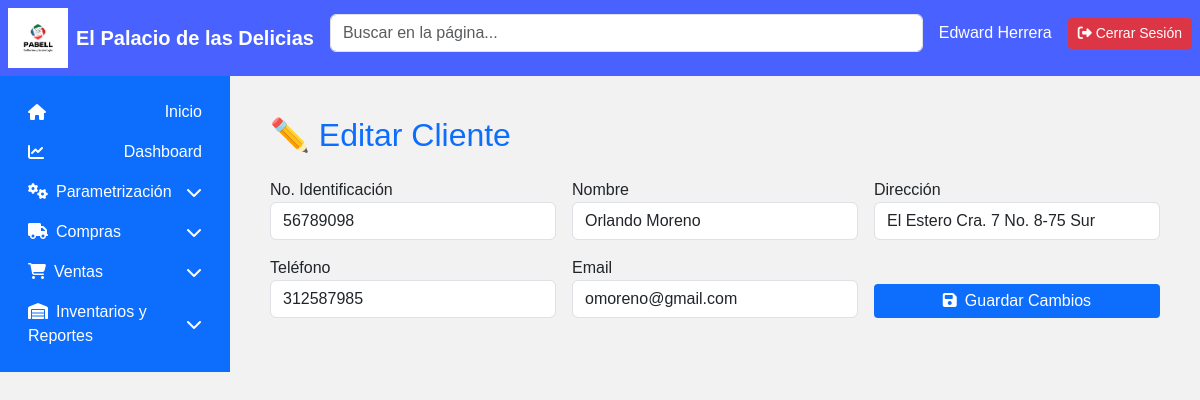
/modulos/ventas/crud_cliente/editar_cliente.php?id=1 (signed in), run on the app's committed database.
### tables this page shows
CREATE TABLE `cliente` (
  `Id_cliente` int(11) NOT NULL,
  `No_NIT` int(11) NOT NULL,
  `Nombre_Cliente` varchar(45) NOT NULL,
  `Direccion` varchar(45) NOT NULL,
  `No_Telefono` int(11) NOT NULL,
  `Email` varchar(100) NOT NULL
);

### modulos/ventas/crud_cliente/editar_cliente.php (the view, shortened to what this page needs)
<?php
require_once __DIR__ . "/../../../public/html/encabezado.php";
include(__DIR__ . "/../../../app/db/conexion.php");
$id = isset($_GET['id']) ? intval($_GET['id']) : 0;
$res = mysqli_query($conexion, "SELECT * FROM cliente WHERE Id_cliente = $id");
$cliente = mysqli_fetch_assoc($res);
?>
<main class="container p-4">
    <h2 class="mb-4 text-primary">✏️ Editar Cliente</h2>
    <form method="POST">
        <div class="row g-3">
            <div class="col-md-4">
                <label>No. Identificación</label>
                <input type="number" name="Identificacion" class="form-control" value="<?= $cliente['No_NIT'] ?>" required>
            </div>
            <div class="col-md-4">
                <label>Nombre</label>
                <input type="text" name="nombre" class="form-control" value="<?= $cliente['Nombre_Cliente'] ?>" required>
            </div>
            <div class="col-md-4">
                <label>Dirección</label>
                <input type="text" name="direccion" class="form-control" value="<?= $cliente['Direccion'] ?>" required>
            </div>
            <div class="col-md-4">
                <label>Teléfono</label>
                <input type="text" name="telefono" class="form-control" value="<?= $cliente['No_Telefono'] ?>" required>
            </div>
            <div class="col-md-4">
                <label>Email</label>
                <input type="email" name="correo" class="form-control" value="<?= $cliente['Email'] ?>" required>
            </div>
            <div class="col-md-4 d-flex align-items-end">
                <button class="btn btn-primary w-100"><i class="fas fa-save me-2"></i>Guardar Cambios</button>
            </div>
        </div>
    </form>
</main>

### app/css/styles.css (style rules this page uses)
body { overflow-x: hidden; }

### public/html/tablas.php (style rules this page uses)
body { font-family: Arial, sans-serif; background-color: #f2f2f2; }
.btn { padding: 5px 10px; color: white; border: none; border-radius: 4px; cursor: pointer; }

### data on the page
cliente: Identificacion "56789098", nombre "Orlando Moreno", direccion "El Estero Cra. 7 No. 8-75 Sur", telefono "312587985", correo "omoreno@gmail.com"

### other printed values
$nombreUsuario "Edward Herrera"
